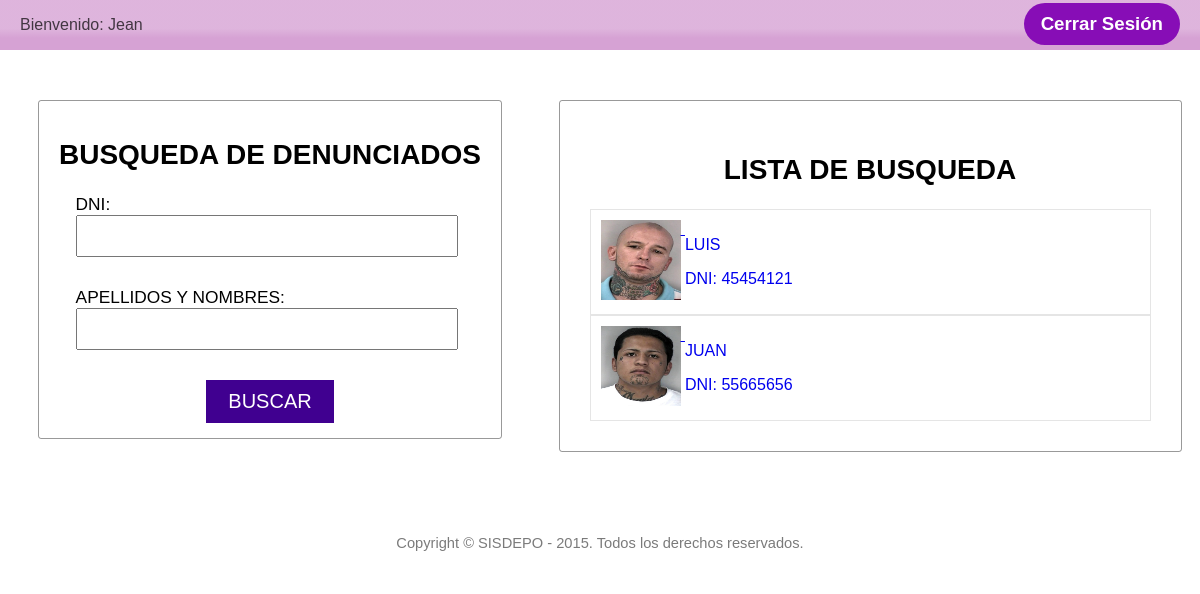
Page /denunciado/buscar/ (signed in) on the committed database.
### apps/Denunciado/models.py (models this page shows)
class Denunciado(models.Model):
	COD_DENUNCIADO=models.CharField(max_length=10)
	NOM_DENUNCIADO=models.CharField(max_length=40, blank=True, null=True)
	APELLIDO_P=models.CharField(max_length=20, blank=True, null=True)
	APELLIDO_M=models.CharField(max_length=20, blank=True, null=True)
	EDAD=models.IntegerField(blank=True, null=True)
	DNI=models.CharField(max_length=8, blank=True, null=True)
	SEXO=models.CharField(max_length=1, blank=True, null=True)
	ESTADO_CIV=models.CharField(max_length=1, blank=True, null=True)
	LUG_NAC=models.CharField(max_length=50, blank=True, null=True)
	CARACTERISTICAS=models.TextField(max_length=150, blank=True, null=True)
	OCUPACION=models.CharField(max_length=50, blank=True, null=True)
	DIRECCION=models.CharField(max_length=50)
	def __unicode__(self):
		return self.NOM_DENUNCIADO+' '+self.APELLIDO_P+' '+self.APELLIDO_M
	def traer_url_foto(self):
		try:
			FotoDenunciado=Foto_Denunciado.objects.filter(DENUNCIADO=self.pk)[0] #traemos el nombre de la foto que asu vez es una ruta
			return 'http://127.0.0.1:8000/media/%s' % FotoDenunciado.FOTO
		except:
			return "No tiene imagen"

class Foto_Denunciado(models.Model):
	DENUNCIADO=models.ForeignKey(Denunciado)
	FOTO=models.ImageField(upload_to='foto_denunciado')
	def __unicode__(self):
		return self.DENUNCIADO.NOM_DENUNCIADO

### apps/Denunciado/views.py (the view, shortened to what this page needs)
class BuscarDenunciado(LoginRequiredMixin,ListView):
	model=Denunciado
	template_name='Denunciados/buscardenunciados.html'
	context_object_name='denunciados'

### Templates/Denunciados/buscardenunciados.html (shortened to what this page needs)
<!DOCTYPE html>
<html lang="es">
<head>
	<link rel="stylesheet" href="{{STATIC_URL}}css/buscardenunciado.css" />
</head>
<body>
	<header>
		<p>Bienvenido: Jean</p>
		<a href="/cerrar/">Cerrar Sesión</a>
	</header>
	<section>
		<article>
			<form action="/denunciado/buscar/" method='post'>
				<h2>BUSQUEDA DE DENUNCIADOS</h2>
				<label for="dni">DNI:</label>
				<input onkeypress="return validarDNI(event);" type="text" id="dni" name='txtbuscar' />
				<label for="apellidosNombres">Apellidos y Nombres:</label>
				<input type="text" id="apellidosNombres" />
				<input id="buscar" type="submit" value="Buscar" />
			</form>
		</article><article>
			<div id="contenedor">
				<h2>LISTA DE BUSQUEDA</h2>
				{%for  denunciado in denunciados %}
				<a href="{% url "consulta" denunciado.pk %}">
				<div id="fila">
				<img src="{{denunciado.traer_url_foto}}">
				<div id="datos">
					<p id="datos_apellidos">{{denunciado.NOM_DENUNCIADO}}</p>
					<p id="datos_dni">DNI: {{denunciado.DNI}}</p>
				</div>
				</div>
				</a>
				{%endfor%}
			</div>
		</article>
	</section>
	<footer>
		<p>Copyright &copy; <a  href="" title="SISDEPO">SISDEPO</a> - 2015. Todos los derechos reservados.</p>
	</footer>
</body>
</html>

### statics/css/buscardenunciado.css (style rules this page uses)
body { margin: 0px; }
header { width: 100%; height: 50px; background: rgb(229,112,231); background: -moz-linear-gradient(top, rgba(229,112,231,.8) 0%, rgba(214,162,212,.8) 0%, rgba(214,162,212,.8) 25%, rgba(214,162,212,.8) 57%, rgba(214,162,212,1) 76%, rgba(214,162,212,1) 99%, rgba(214,162,212,1) 99%, rgba(168,73,163,1) 100%); background: -webkit-gradient(linear, left top, left bottom, color-stop(0%,rgba(229,112,231,.8)), color-stop(0%,rgba(214,162,212,.8)), color-stop(25%,rgba(214,162,212,.8)), color-stop(57%,rgba(214,162,212,.8)), color-stop(76%,rgba(214,162,212,1)), color-stop(99%,rgba(214,162,212,1)), color-stop(99%,rgba(214,162,212,1)), color-stop(100%,rgba(168,73,163,1))); background: -webkit-linear-gradient(top, rgba(229,112,231,.8) 0%,rgba(214,162,212,.8) 0%,rgba(214,162,212,.8) 25%,rgba(214,162,212,.8) 57%,rgba(214,162,212,1) 76%,rgba(214,162,212,1) 99%,rgba(214,162,212,1) 99%,rgba(168,73,163,1) 100%); background: -o-linear-gradient(top, rgba(229,112,231,.8) 0%,rgba(214,162,212,.8) 0%,rgba(214,162,212,.8) 25%,rgba(214,162,212,.8) 57%,rgba(214,162,212,1) 76%,rgba(214,162,212,1) 99%,rgba(214,162,212,1) 99%,rgba(168,73,163,1) 100%); background: -ms-linear-gradient(top, rgba(229,112,231,.8) 0%,rgba(214,162,212,.8) 0%,rgba(214,162,212,.8) 25%,rgba(214,162,212,.8) 57%,rgba(214,162,212,1) 76%,rgba(214,162,212,1) 99%,rgba(214,162,212,1) 99%,rgba(168,73,163,1) 100%); background: linear-gradient(to bottom, rgba(229,112,231,.8) 0%,rgba(214,162,212,.8) 0%,rgba(214,162,212,.8) 25%,rgba(214,162,212,.8) 57%,rgba(214,162,212,1) 76%,rgba(214,162,212,1) 99%,rgba(214,162,212,1) 99%,rgba(168,73,163,1) 100%); filter: progid:DXImageTransform.Microsoft.gradient( startColorstr='#e570e7', endColorstr='#a849a3',GradientType=0 ); }
header p { margin: 0px; font-family: sans-serif; line-height: 50px; color: rgba(0,0,0,0.7); margin-left: 20px; display: inline-block; }
header a { text-decoration: none; float: right; margin-top: 3px; margin-right: 20px; background-color: #870DB6; color: white; font-weight: bold; font-family: sans-serif; font-size: 14pt; padding: 10px 17px; border-radius: 50px; }
section { font-family: sans-serif; padding-bottom: 20px; }
section article { display: inline-block; vertical-align: top; padding-top: 50px; }
section article:first-child { width: 45%; height: 400px; }
section article:last-child { width: 55%; }
section form { width: 80%; border: 1px solid rgba(0,0,0,0.4); border-radius: 3px; padding: 15px; margin: 0 auto; }
section article h2 { text-align: center; font-size: 21pt; }
section form label,section form input { display: block; }
section form input[type="text"] { padding: 10px; font-size: 12pt; margin-bottom: 30px; width: 83%; margin-left: 5%; }
section form label { margin-left: 5%; font-size: 13pt; text-transform: uppercase; }
section form input[type="submit"] { background-color: #400090; color: #fff; text-align: center; font-family: Helvetica; border-width: 0px; text-transform: uppercase; margin: 0 auto; font-size: 15pt; padding: 10px 22px; }
section article #contenedor { width: 85%; border: 1px solid rgba(0,0,0,0.4); border-radius: 3px; padding: 30px; margin: 0 auto; }
section article img { width: 80px; height: 80px; }
section article #datos,section article img { display: inline-block; vertical-align: top; }
section article #contenedor #fila { padding: 10px; border: 1px solid rgba(0,0,0,.1); border-bottom-width: 0px; }
section article #contenedor #fila:last-child { border-bottom: 1px solid rgba(0,0,0,.1); }
footer { font-family: sans-serif; text-align: center; font-size: 11pt; color: rgba(0, 0, 0, 0.52); background-color: #fff; padding: 15px 0px; }
footer p { margin: 0px; padding: 0px; }
footer a { text-decoration: none; color: rgba(0, 0, 0, 0.52); }

### rows in the picture
Denunciado: traer_url_foto (picture), NOM_DENUNCIADO "LUIS", DNI "45454121"
Denunciado: traer_url_foto (picture), NOM_DENUNCIADO "JUAN", DNI "55665656"
